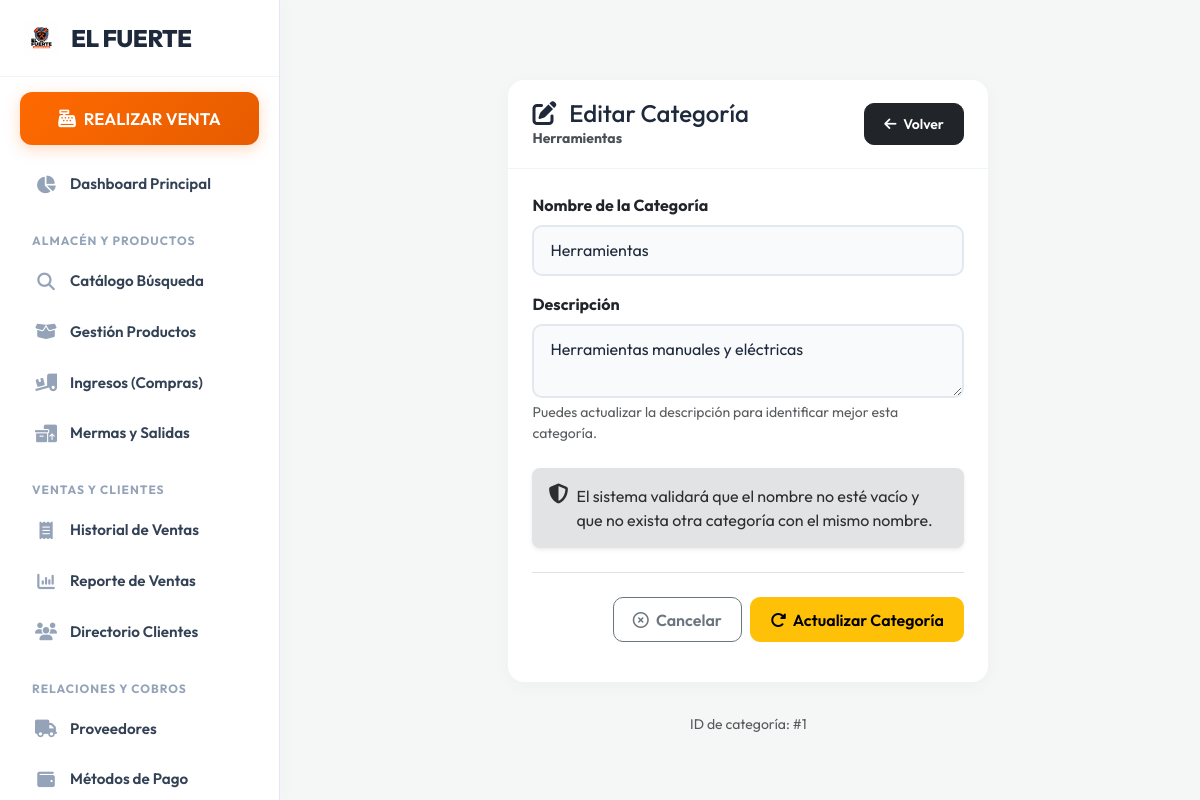
The app's page /categorias/editar/1/ (signed in) with its own data.
### producto/models.py (models this page shows, shortened)
class Categoria(models.Model):
    nombre = models.CharField(
        max_length=100,
        validators=[MaxLengthValidator(100)],
    )
    descripcion = models.TextField(blank=True, null=True)
    class Meta:
        verbose_name = "categoría"
        verbose_name_plural = "categorías"
        ordering = ["nombre"]
        constraints = [
            models.UniqueConstraint(
                Lower("nombre"),
                name="categoria_nombre_unico_ci",
            ),
        ]

### producto/views.py (the view, shortened to what this page needs)
# urls.py: path('categorias/editar/<int:categoria_id>/', views.editar_categoria, name='editar_categoria'),
@requiere_permiso("change_categoria")
def editar_categoria(request, categoria_id):
    categoria = get_object_or_404(Categoria, id=categoria_id)
    form = CategoriaForm(request.POST or None, instance=categoria)
    return render(request, "editar_categoria.html", {"categoria": categoria, "form": form})

### producto/forms.py (shortened to what this page needs)
class CategoriaForm(BootstrapFormMixin, forms.ModelForm):
    class Meta:
        model = Categoria
        fields = ["nombre", "descripcion"]
        widgets = {
            "nombre": forms.TextInput(attrs={
                "maxlength": 100,
                "required": True,
                "autocomplete": "off",
            }),
            "descripcion": forms.Textarea(attrs={
                "rows": 2,
                "maxlength": 500,
            }),
        }
    def __init__(self, *args, **kwargs):
        super().__init__(*args, **kwargs)
        self._apply_bootstrap()

### administracion/context_processors.py (called while the page is built, shortened)
def permisos_usuario(request):
    if request.user.is_authenticated:
        if request.user.is_superuser:
            from django.contrib.auth.models import Permission
            todos_los_permisos = Permission.objects.exclude(
                content_type__app_label__in=['admin', 'auth', 'contenttypes', 'sessions']
            ).values_list('codename', flat=True)
            return {'perms_ferreteria': list(todos_los_permisos)}
    return {'perms_ferreteria': []}

### producto/forms.py (called while the page is built)
    def _apply_bootstrap(self):
        for field in self.fields.values():
            widget = field.widget
            if isinstance(widget, forms.Select):
                widget.attrs.setdefault("class", "form-select")
            elif isinstance(widget, forms.Textarea):
                widget.attrs.setdefault("class", "form-control")
                widget.attrs.setdefault("rows", 2)
            else:
                widget.attrs.setdefault("class", "form-control")

### templates/editar_categoria.html (shortened to what this page needs)
{% extends 'base.html' %}
{% block contenido %}
<div class="container-fluid px-0">
    <div class="row justify-content-center">
        <div class="col-12 col-lg-7">
            <div class="card shadow border-0 rounded-4 mt-3">
                <div class="card-header bg-warning text-dark py-3 rounded-top-4">
                    <div class="d-flex align-items-center justify-content-between flex-wrap gap-2">
                        <div>
                            <h4 class="mb-0">
                                <i class="fa-solid fa-pen-to-square me-2"></i>
                                Editar Categoría
                            </h4>
                            <small class="text-dark-emphasis">{{ categoria.nombre }}</small>
                        </div>
                        <a href="{% url 'lista_categorias' %}" class="btn btn-dark btn-sm">
                            <i class="fa-solid fa-arrow-left me-1"></i>
                            Volver
                        </a>
                    </div>
                </div>
                <div class="card-body p-4">
                    <form action="{% url 'editar_categoria' categoria.id %}" method="POST" novalidate>
                        <div class="mb-3">
                            <label for="{{ form.nombre.id_for_label }}" class="form-label fw-bold">
                                Nombre de la Categoría
                            </label>
                            {{ form.nombre }}
                        </div>
                        <div class="mb-4">
                            <label for="{{ form.descripcion.id_for_label }}" class="form-label fw-bold">
                                Descripción
                            </label>
                            {{ form.descripcion }}
                            <div class="form-text">
                                Puedes actualizar la descripción para identificar mejor esta categoría.
                            </div>
                        </div>
                        <div class="alert alert-secondary border-0 shadow-sm rounded-3 py-3">
                            <div class="d-flex gap-2">
                                <i class="fa-solid fa-shield-halved fs-5"></i>
                                <div>
                                    El sistema validará que el nombre no esté vacío y que no exista otra categoría con el mismo nombre.
                                </div>
                            </div>
                        </div>
                        <div class="border-top pt-4 mt-4 d-flex flex-column flex-md-row gap-2 justify-content-md-end">
                            <a href="{% url 'lista_categorias' %}" class="btn btn-outline-secondary px-4">
                                <i class="fa-regular fa-circle-xmark me-1"></i>
                                Cancelar
                            </a>
                            <button type="submit" class="btn btn-warning px-4">
                                <i class="fa-solid fa-rotate-right me-1"></i>
                                Actualizar Categoría
                            </button>
                        </div>
                    </form>
                </div>
            </div>
            <div class="text-center text-muted small mt-3">
                ID de categoría: #{{ categoria.id }}
            </div>
        </div>
    </div>
</div>
{% endblock %}

### templates/base.html (style rules this page uses)
:root { --primary: #ff6a00; --primary-dark: #e65c00; --secondary: #1e293b; --bg-color: #f4f7f6; --sidebar-bg: #ffffff; --card-bg: #ffffff; --text-main: #334155; --sidebar-width: 280px; }
body { font-family: 'Outfit', sans-serif; background-color: var(--bg-color); color: var(--text-main); margin: 0; display: flex; min-height: 100vh; }
.container, .container-fluid { padding: 2rem; max-width: 1400px; }
.card { background: var(--card-bg); border: none !important; border-radius: 16px !important; box-shadow: 0 4px 20px rgba(0,0,0,0.03) !important; margin-bottom: 2rem; }
.card-header { background: transparent !important; border-bottom: 1px solid #f1f5f9 !important; padding: 1.2rem 1.5rem !important; font-weight: 700 !important; color: var(--secondary) !important; }
.btn { border-radius: 10px !important; font-weight: 600 !important; padding: 0.6rem 1.2rem !important; }
.form-control, .form-select { border-radius: 10px !important; border: 2px solid #e2e8f0 !important; padding: 0.7rem 1rem !important; background: #f8fafc !important; color: var(--secondary) !important; }

### records on screen
Categoria: nombre "Herramientas", descripcion "Herramientas manuales y eléctricas", id "1"
